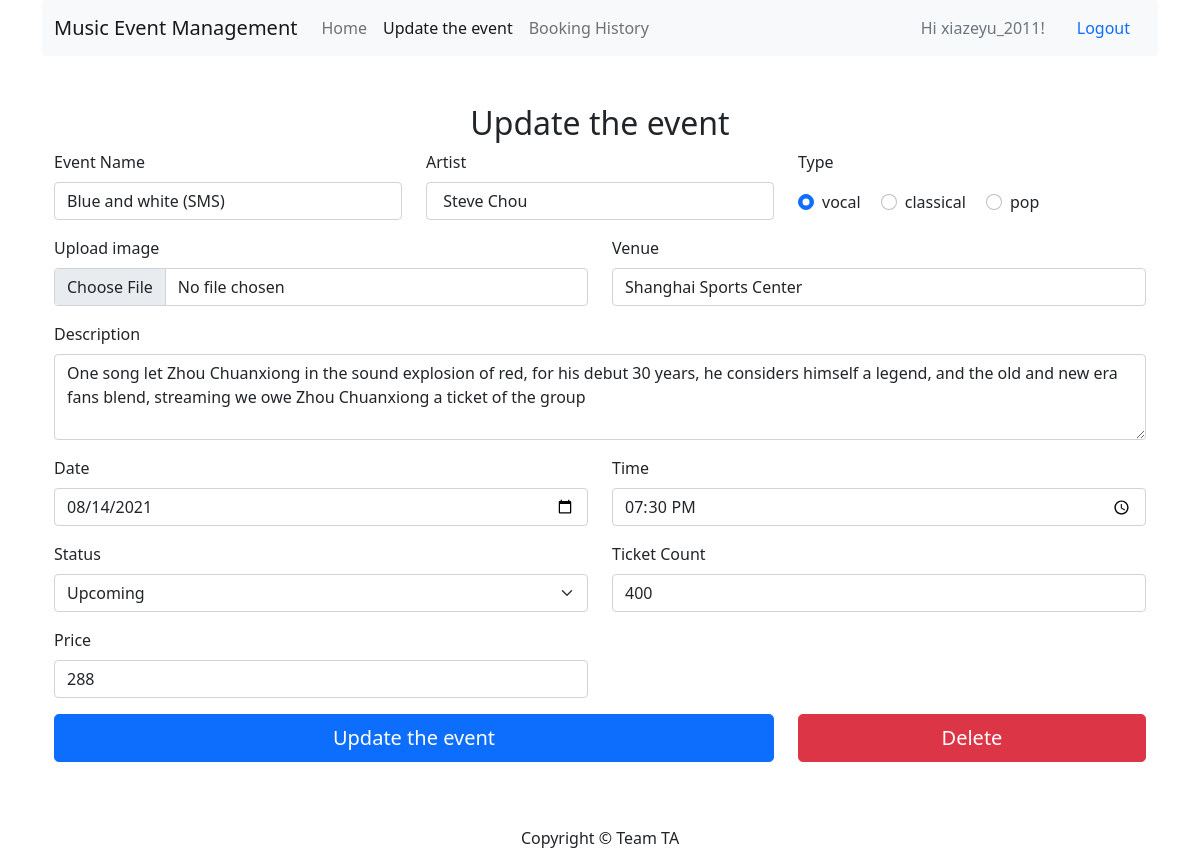
Screenshot of /admin/update_event?event_id=6 (signed in) with the database file from the repository.
### app/models.py (models this page shows, shortened)
class User(db.Model, UserMixin):
    __tablename__ = 'users'
    id = db.Column(db.Integer, primary_key=True)
    role = db.Column(db.String(32), index=False, nullable=False)
    username = db.Column(db.String(128), index=True,
                         unique=True, nullable=False)
    emailid = db.Column(db.String(128), index=False, nullable=False)
    phonenumber = db.Column(db.String(128), index=False, nullable=False)
    address = db.Column(db.String(128), nullable=True)
    password_hash = db.Column(db.String(128), nullable=False)
    comments = db.relationship('Comment', backref='user')
    bookings = db.relationship('Booking', backref='user')

class Event(db.Model):
    __tablename__ = 'events'
    id = db.Column(db.Integer, primary_key=True)
    name = db.Column(db.String(128), index=True, nullable=False)
    type = db.Column(db.String(64), nullable=False)
    venue = db.Column(db.String(128), nullable=False)
    datetime = db.Column(db.DateTime, nullable=False)
    price = db.Column(db.Integer)
    artist = db.Column(db.String(128), nullable=False)
    description = db.Column(db.String(384), nullable=False)
    ticketcount = db.Column(db.Integer, nullable=False)
    status = db.Column(db.String(64), nullable=False)
    creator_id = db.Column(
        db.Integer, db.ForeignKey('users.id'), nullable=False)
    comments = db.relationship('Comment', backref='events')

### app/admin/__init__.py (the view, shortened to what this page needs)
@bp.route('/update_event', methods=['POST', 'GET'])
@login_required
def update_event():
    if current_user.role != 'administrator':
        return redirect(url_for('main.content.list_items'))
    event_id = request.args.get('event_id')
    e1 = Event.query.filter_by(id=event_id).first()
    return render_template('admin/event_editor.html',
                           url=url_for('main.admin.update_event',
                                       event_id=event_id),
                           date=e1.datetime.date().strftime("%Y-%m-%d"),
                           time=e1.datetime.time().strftime("%H:%M"), e=e1,
                           title="Update the event",
                           event_id=event_id,
                           )

### app/__init__.py (called while the page is built)
def create_app():
    app = Flask(__name__)
    app.debug = True
    app.secret_key = 'utroutoru'
    app.config['SQLALCHEMY_DATABASE_URI'] = 'sqlite:///database.db'
    db.init_app(app)
    bootstrap = Bootstrap(app)
    login_manager = LoginManager()
    login_manager.login_view = 'main.user.login'
    login_manager.init_app(app)
    from .models import User
    @login_manager.user_loader
    def load_user(user_id):
        return User.query.get(int(user_id))
    from . import views
    app.register_blueprint(views.bp)
    return app

### app/templates/admin/event_editor.html (shortened to what this page needs)
{% extends "base.html" %}{% block header %}
<li class="nav-item">
  <a class="nav-link" href="{{ url_for('main.content.list_items') }}">Home</a>
</li>
<li class="nav-item">
  <a class="nav-link active" href="{{ url }}">{{ title }}</a>
</li>
<li class="nav-item">
  <a class="nav-link" href="{{ url_for('main.order.booking_history') }}"
    >Booking History</a
  >
</li>
{% endblock %} {% block content %}
<div class="container col-xxl-8 px-4 py-5">
  <h2 class="text-center">{{ title }}</h2>
  <form
    class="row"
    action="{{ url }}"
    enctype="multipart/form-data"
    method="POST"
  >
    <div class="col-4 mb-3">
      <label for="name" class="form-label">Event Name</label>
      <input
        type="text"
        class="form-control"
        name="name"
        id="name"
        placeholder="Event Name"
        value="{{ e.name }}"
        required
      />
    </div>
    <div class="col-4 mb-3">
      <label for="artist" class="form-label">Artist</label>
      <input
        type="text"
        class="form-control"
        name="artist"
        id="artist"
        placeholder="Artist"
        value="{{ e.artist }}"
        required
      />
    </div>
    <div class="col-4 mb-3">
      <p>Type</p>
      <div class="form-check form-check-inline">
        <input class="form-check-input" type="radio" name="type" id="vocal"
        value="vocal" {% if e.type == "vocal" %} checked {% endif %} />
        <label class="form-check-label" for="vocal">vocal</label>
      </div>
      <div class="form-check form-check-inline">
        <input class="form-check-input" type="radio" name="type" id="classical"
        value="classical" {% if e.type == "classical" %} checked {% endif %} />
        <label class="form-check-label" for="classical">classical</label>
      </div>
      <div class="form-check form-check-inline">
        <input class="form-check-input" type="radio" name="type" id="pop"
        value="pop" {% if e.type == "pop" %} checked {% endif %} />
        <label class="form-check-label" for="pop">pop</label>
      </div>
    </div>
    <div class="col-6 mb-3">
      <label for="image" class="form-label">Upload image</label>
      <input name="file" class="form-control" type="file" id="image" />
    </div>
    <div class="col-6 mb-3">
      <label for="venue" class="form-label">Venue</label>
      <input
        type="text"
        class="form-control"
        name="venue"
        id="venue"
        placeholder="Venue"
        value="{{ e.venue }}"
        required
      />
    </div>
    <div class="col-12 mb-3">
      <label for="description" class="form-label">Description</label>
      <textarea
        name="description"
        class="form-control"
        id="description"
        rows="3"
      >
{{ e.description }}</textarea
      >
    </div>
    <div class="col-6 mb-3">
      <label for="date" class="form-label">Date</label>
      <input
        value="{{ date }}"
        name="date"
        type="date"
        class="form-control"
        id="date"
        required
      />
    </div>
    <div class="col-6 mb-3">
      <label for="time" class="form-label">Time</label>
      <input
        value="{{ time }}"
        name="time"
        type="time"
        class="form-control"
        id="time"
        required
      />
    </div>
    <div class="col-6 mb-3">
      <label for="status" class="form-label">Status</label>
      <select name="status" class="form-select" aria-label="Select the status">
        <option {% if e.status == "upcoming" %} selected {% endif %} value="upcoming">Upcoming</option>
      </select>
    </div>
    <div class="col-6 mb-3">
      <label for="ticketcount" class="form-label">Ticket Count</label>
      <input
        type="number"
        class="form-control"
        name="ticketcount"
        id="ticketcount"
        value="{{ e.ticketcount }}"
        placeholder="Ticket Count"
        required
      />
    </div>
    <div class="col-6 mb-3">
      <label for="price" class="form-label">Price</label>
      <input
        type="number"
        class="form-control"
        name="price"
        id="price"
        value="{{ e.price }}"
        placeholder="Price"
        required
      />
    </div>
    <div class="col-8 mb-3">
      <button class="w-100 btn btn-primary btn-lg" type="submit">
        {{ title }}
      </button>
    </div>
    {% if title == 'Update the event' %}
    <div class="col-4 mb-3">
      <a href="{{ url_for('main.admin.delete_event', event_id=event_id) }}">
        <button type="button" class="w-100 btn btn-danger btn-lg">
          Delete
        </button></a
      >
    </div>
    {% endif %}
  </form>
</div>
{% endblock %}

### app/templates/base.html (shortened to what this page needs)
<!DOCTYPE html>
<html lang="en">
  <head>
    <link
      href="https://cdn.jsdelivr.net/npm/bootstrap@5.0.1/dist/css/bootstrap.min.css"
      rel="stylesheet"
    />
  </head>
  <body>
    <header>
      <div class="container">
        <nav class="navbar navbar-expand-lg navbar-light bg-light rounded">
          <div class="container-fluid">
            <a
              class="navbar-brand"
              href="{{ url_for('main.content.list_items') }}"
              >Music Event Management</a
            >
            <div class="collapse navbar-collapse" id="navbars">
              <ul class="navbar-nav me-auto mb-2 mb-lg-0">
                {% block header %} {% endblock %}
              </ul>
              {% if current_user.is_authenticated %}
              <div class="nav-item">
                <a
                  class="nav-link disabled"
                  href="#"
                  tabindex="-1"
                  aria-disabled="true"
                >
                  Hi {{ current_user.username }}!</a
                >
              </div>
              {% endif %}
              <div class="nav-item">
                {% if current_user.is_authenticated %}
                <a class="nav-link" href="{{ url_for('main.user.logout') }}"
                  >Logout</a
                >
                {% else %}
                <a class="nav-link" href="{{ url_for('main.user.login') }}"
                  >Login</a
                >
                {% endif %}
              </div>
            </div>
          </div>
        </nav>
      </div>
    </header>
    <main>
      {% block content %} {% endblock %}
    </main>
    <footer class="footer">
      <div class="container text-center">
        <p>Copyright &copy; Team TA</p>
      </div>
    </footer>
  </body>
</html>

### rows the page displays
User: username "xiazeyu_2011"
Event: name "Blue and white (SMS)", artist "Steve Chou", type "☑ vocal", type "☐ classical", type "☐ pop", venue "Shanghai Sports Center", description "One song let Zhou Chuanxiong in the sound explosion of red, for his debut 30 years, he considers himself a legend, and the old and new era fans blend, streaming we owe Zhou Chuanxiong a ticket of the group", status "Upcoming", ticketcount "400", price "288"

### other values shown
{{ title }} "Update the event"
